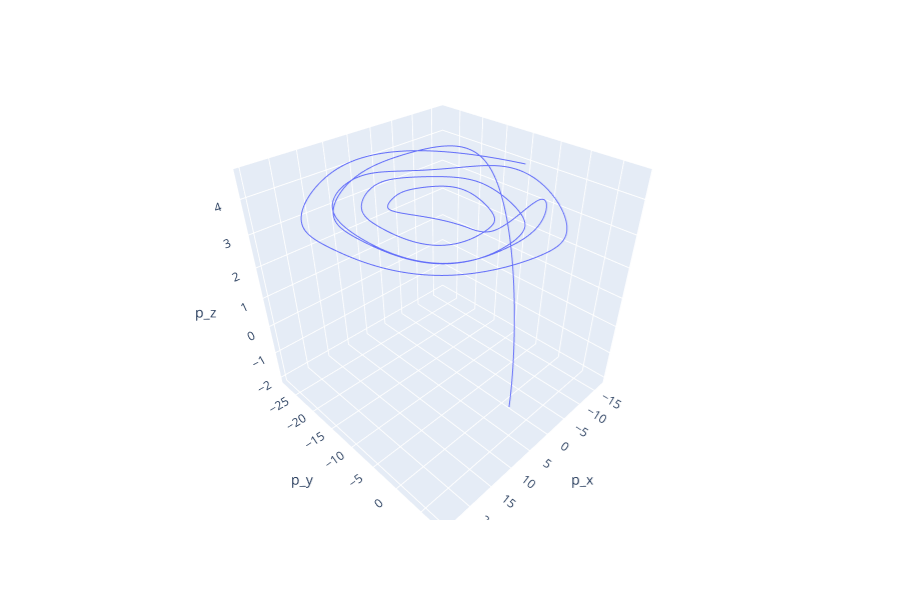

Here is the notebook cell this chart was saved with:
### Markdown cell above
Ebben a formában lehetetlen megmondani, hogy milyen pályát írt le a drón a tesztpályán; érdemes az adatokat megjeleníteni. Erre legegyszerűbb a plotly-t használni, ahol könnyen készthetünk interaktív 3D ábrákat néhány sor kóddal. (Sajnos a plotly néha megvicceli az embert, ilyenkor érdemes újra tölteni a böngésző ablakát, hogy a webGL dolgokat rendberakja.)

### Code cell
# Notebook miatt kellhet
from plotly.offline import init_notebook_mode
init_notebook_mode(connected=True)

# Plotly beolvasása
import plotly.express as px

# Az egyes tengelyek a dataframe egyes oszlopai
fig = px.line_3d(df, x='p_x', y='p_y', z='p_z')
fig.show()

### Figure 1 — Plotly figure (JSON) as saved in the notebook; plotly's stock layout.template omitted (floating-point values rounded to 4 significant figures; data arrays with more than 128 entries replaced by an {"elided": "..."} marker saying what was removed)
{"data": [{"hoverlabel": {"namelength": 0}, "hovertemplate": "p_x=%{x}<br>p_y=%{y}<br>p_z=%{z}", "legendgroup": "", "line": {"color": "#636efa", "dash": "solid"}, "mode": "lines", "name": "", "scene": "scene", "showlegend": false, "type": "scatter3d", "x": {"elided": "3781 float values"}, "y": {"elided": "3781 float values"}, "z": {"elided": "3781 float values"}}], "layout": {"height": 600, "legend": {"tracegroupgap": 0}, "margin": {"t": 60}, "scene": {"domain": {"x": [0, 0.98], "y": [0, 1]}, "xaxis": {"title": {"text": "p_x"}}, "yaxis": {"title": {"text": "p_y"}}, "zaxis": {"title": {"text": "p_z"}}}}}
